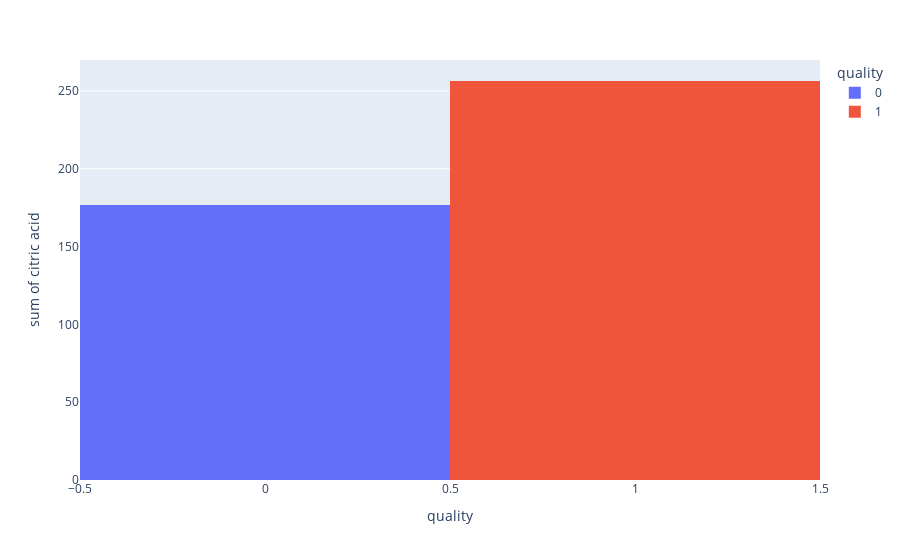

Notebook source saved alongside this figure:
### Code cell
fig = px.histogram(df, x = "quality", y = "citric acid", color = "quality")
fig.show()

### Figure 1 — Plotly figure (JSON) as saved in the notebook; plotly's stock layout.template omitted (floating-point values rounded to 4 significant figures; data arrays with more than 128 entries replaced by an {"elided": "..."} marker saying what was removed)
{"data": [{"alignmentgroup": "True", "bingroup": "x", "histfunc": "sum", "hovertemplate": "quality=%{x}<br>sum of citric acid=%{y}<extra></extra>", "legendgroup": "0", "marker": {"color": "#636efa", "pattern": {"shape": ""}}, "name": "0", "offsetgroup": "0", "orientation": "v", "showlegend": true, "type": "histogram", "x": {"elided": "744 int values"}, "xaxis": "x", "y": {"elided": "744 float values"}, "yaxis": "y"}, {"alignmentgroup": "True", "bingroup": "x", "histfunc": "sum", "hovertemplate": "quality=%{x}<br>sum of citric acid=%{y}<extra></extra>", "legendgroup": "1", "marker": {"color": "#EF553B", "pattern": {"shape": ""}}, "name": "1", "offsetgroup": "1", "orientation": "v", "showlegend": true, "type": "histogram", "x": {"elided": "855 int values"}, "xaxis": "x", "y": {"elided": "855 float values"}, "yaxis": "y"}], "layout": {"barmode": "relative", "legend": {"title": {"text": "quality"}, "tracegroupgap": 0}, "margin": {"t": 60}, "xaxis": {"anchor": "y", "categoryarray": [0, 1], "categoryorder": "array", "domain": [0, 1], "title": {"text": "quality"}}, "yaxis": {"anchor": "x", "domain": [0, 1], "title": {"text": "sum of citric acid"}}}}
